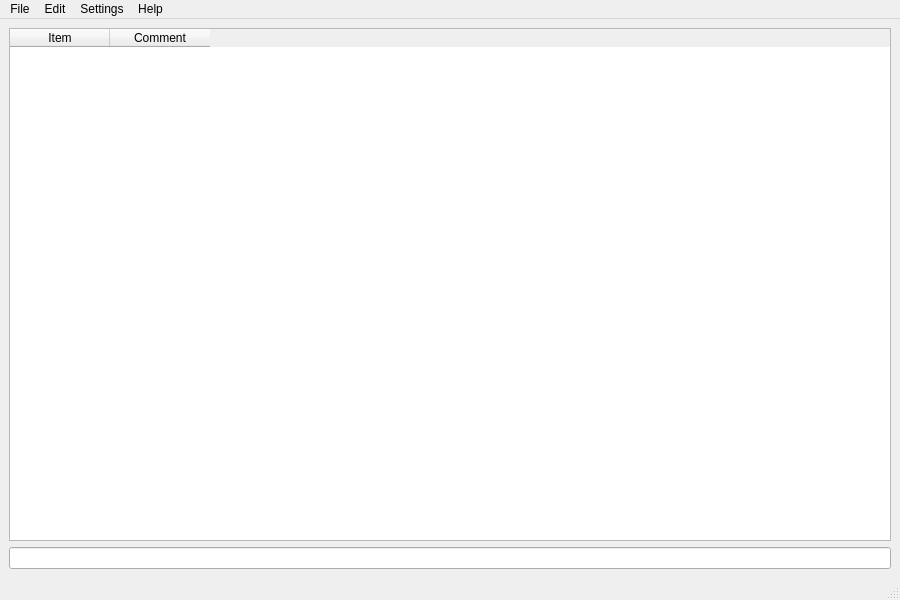
<?xml version="1.0" encoding="UTF-8"?>
<ui version="4.0">
 <class>MainWindow</class>
 <widget class="QMainWindow" name="MainWindow">
  <property name="geometry">
   <rect>
    <x>0</x>
    <y>0</y>
    <width>900</width>
    <height>600</height>
   </rect>
  </property>
  <property name="windowTitle">
   <string>Item List</string>
  </property>
  <widget class="QWidget" name="centralwidget">
   <layout class="QVBoxLayout" name="verticalLayout">
    <item>
     <widget class="QTableWidget" name="listBox">
      <property name="editTriggers">
       <set>QAbstractItemView::NoEditTriggers</set>
      </property>
      <property name="selectionMode">
       <enum>QAbstractItemView::SingleSelection</enum>
      </property>
      <property name="selectionBehavior">
       <enum>QAbstractItemView::SelectRows</enum>
      </property>
      <property name="sortingEnabled">
       <bool>true</bool>
      </property>
      <property name="columnCount">
       <number>2</number>
      </property>
      <column>
       <property name="text">
        <string>Item</string>
       </property>
      </column>
      <column>
       <property name="text">
        <string>Comment</string>
       </property>
      </column>
     </widget>
    </item>
    <item>
     <widget class="QLineEdit" name="searchBox"/>
    </item>
   </layout>
  </widget>
  <widget class="QMenuBar" name="menubar">
   <property name="geometry">
    <rect>
     <x>0</x>
     <y>0</y>
     <width>900</width>
     <height>24</height>
    </rect>
   </property>
   <widget class="QMenu" name="menuFile">
    <property name="title">
     <string>File</string>
    </property>
    <addaction name="actionImport"/>
    <addaction name="actionExport"/>
    <addaction name="separator"/>
    <addaction name="actionQuit"/>
   </widget>
   <widget class="QMenu" name="menuEdit">
    <property name="title">
     <string>Edit</string>
    </property>
    <addaction name="actionAdd"/>
    <addaction name="actionEdit"/>
    <addaction name="actionRemove"/>
   </widget>
   <widget class="QMenu" name="menuSettings">
    <property name="title">
     <string>Settings</string>
    </property>
    <addaction name="actionPreferences"/>
   </widget>
   <widget class="QMenu" name="menuHelp">
    <property name="title">
     <string>Help</string>
    </property>
    <addaction name="actionAbout"/>
   </widget>
   <addaction name="menuFile"/>
   <addaction name="menuEdit"/>
   <addaction name="menuSettings"/>
   <addaction name="menuHelp"/>
  </widget>
  <widget class="QStatusBar" name="statusbar"/>
  <action name="actionImport">
   <property name="text">
    <string>Import</string>
   </property>
  </action>
  <action name="actionExport">
   <property name="text">
    <string>Export</string>
   </property>
  </action>
  <action name="actionQuit">
   <property name="text">
    <string>Quit</string>
   </property>
  </action>
  <action name="actionAdd">
   <property name="text">
    <string>Add</string>
   </property>
  </action>
  <action name="actionEdit">
   <property name="text">
    <string>Edit</string>
   </property>
  </action>
  <action name="actionRemove">
   <property name="text">
    <string>Remove</string>
   </property>
  </action>
  <action name="actionPreferences">
   <property name="text">
    <string>Preferences</string>
   </property>
  </action>
  <action name="actionAbout">
   <property name="text">
    <string>About</string>
   </property>
  </action>
 </widget>
 <resources/>
 <connections/>
</ui>
